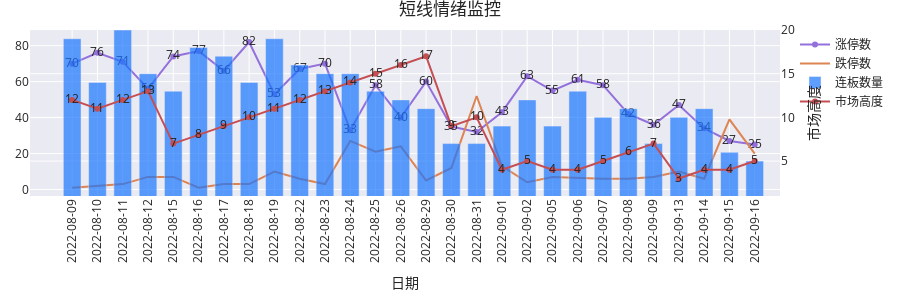

The cell this chart's notebook holds for it:
### Code cell
from datetime import datetime
import pandas as pd
import plotly.graph_objects as go
from sqlalchemy import create_engine, text

import akshare as ak

dt_rng = pd.date_range(start='2022-08-01',end='2022-09-30',freq='D')
dt_df = dt_rng.to_frame()
dt_df.rename({0:'日期'},axis=1,inplace=True)


dt_dt = ak.tool_trade_date_hist_sina()
dt_dt['日期'] = dt_dt['trade_date'].astype('datetime64')
ds = dt_dt.loc[(dt_dt['日期']>=datetime.strptime('2022-08-09','%Y-%m-%d')) & (dt_dt['日期']<=datetime.strptime('2022-09-30','%Y-%m-%d'))]
ds.set_index('日期',inplace=True)
dd = ds.resample('D').max().reset_index()
df_res = dd.loc[(dd.trade_date.isna())]
[datetime.strftime(d,'%Y-%m-%d') for d in df_res['日期']]
ddf = ds.reset_index()
engine = create_engine('mysql+pymysql://root:123456789@localhost:3306/mysql?charset=utf8')

sql_zts = 'select 日期,count(*) as 涨停数 from stocks_limitup_history GROUP BY 日期 order by 日期'
sql_dts = 'select 日期,count(*) as 跌停数 from stocks_limitup_history_dtgc GROUP BY 日期 order by 日期'
sql_scgd = 'select 日期, max(连板数) as 市场高度 from stocks_limitup_history GROUP BY 日期 order by 日期'
sql_lbs = 'select 日期 ,count(*) as 连板数量 from stocks_limitup_history where 连板数>1 GROUP BY 日期 order by 日期'

df_zts = pd.read_sql(sql_zts,engine)[-28:]
df_dts = pd.read_sql(sql_dts,engine)[-27:]
df_scgd= pd.read_sql(sql_scgd,engine)[-28:]
df_lbs = pd.read_sql(sql_lbs,engine)[-28:]

data = [
    go.Scatter(x=df_zts.日期, y=df_zts.涨停数, mode='markers+lines+text', name = '涨停数',text=df_zts.涨停数,marker_color='MediumPurple')
    ,go.Scatter(x=df_dts.日期, y=df_dts.跌停数, mode='lines', name = '跌停数')
    ,go.Bar(x=df_lbs.日期, y=df_lbs.连板数量, name = '连板数量', yaxis="y2",opacity=0.7,marker_color='rgb(26, 118, 255)')
    ,go.Scatter(x=df_scgd.日期, y=df_scgd.市场高度, mode='markers+lines+text',text=df_scgd.市场高度, name = '市场高度',yaxis='y2')
    ]   
layout = go.Layout(yaxis2=dict(title='市场高度',range=[1,20],
side='right',overlaying='y'),template='seaborn',width=900,height=300,
    margin={
           "r": 30,
           "t": 30,
           "b": 30,
           "l": 30,
       })
dt_vals = [datetime.strftime(d,'%Y-%m-%d') for d in ddf['日期']]
dt_breaks = [datetime.strftime(d,'%Y-%m-%d') for d in df_res['日期']]
fig = go.Figure(data=data,layout=layout)
fig.update_xaxes(title='日期',tickmode='array',tickvals=dt_vals,ticktext=dt_vals,rangebreaks=[dict(values=dt_breaks)])
fig.update_layout(xaxis_tickangle=-90,title_text='短线情绪监控',bargap=0.3)
fig.show()

### Figure 1 — Plotly figure (JSON) as saved in the notebook; plotly's stock layout.template omitted (floating-point values rounded to 4 significant figures)
{"data": [{"marker": {"color": "MediumPurple"}, "mode": "markers+lines+text", "name": "涨停数", "text": [70, 76, 71, 56, 74, 77, 66, 82, 53, 67, 70, 33, 58, 40, 60, 35, 32, 43, 63, 55, 61, 58, 42, 36, 47, 34, 27, 25], "type": "scatter", "x": ["2022-08-09T00:00:00", "2022-08-10T00:00:00", "2022-08-11T00:00:00", "2022-08-12T00:00:00", "2022-08-15T00:00:00", "2022-08-16T00:00:00", "2022-08-17T00:00:00", "2022-08-18T00:00:00", "2022-08-19T00:00:00", "2022-08-22T00:00:00", "2022-08-23T00:00:00", "2022-08-24T00:00:00", "2022-08-25T00:00:00", "2022-08-26T00:00:00", "2022-08-29T00:00:00", "2022-08-30T00:00:00", "2022-08-31T00:00:00", "2022-09-01T00:00:00", "2022-09-02T00:00:00", "2022-09-05T00:00:00", "2022-09-06T00:00:00", "2022-09-07T00:00:00", "2022-09-08T00:00:00", "2022-09-09T00:00:00", "2022-09-13T00:00:00", "2022-09-14T00:00:00", "2022-09-15T00:00:00", "2022-09-16T00:00:00"], "y": [70, 76, 71, 56, 74, 77, 66, 82, 53, 67, 70, 33, 58, 40, 60, 35, 32, 43, 63, 55, 61, 58, 42, 36, 47, 34, 27, 25]}, {"mode": "lines", "name": "跌停数", "type": "scatter", "x": ["2022-08-09T00:00:00", "2022-08-10T00:00:00", "2022-08-11T00:00:00", "2022-08-12T00:00:00", "2022-08-15T00:00:00", "2022-08-16T00:00:00", "2022-08-17T00:00:00", "2022-08-18T00:00:00", "2022-08-19T00:00:00", "2022-08-22T00:00:00", "2022-08-23T00:00:00", "2022-08-24T00:00:00", "2022-08-25T00:00:00", "2022-08-26T00:00:00", "2022-08-29T00:00:00", "2022-08-30T00:00:00", "2022-08-31T00:00:00", "2022-09-01T00:00:00", "2022-09-02T00:00:00", "2022-09-05T00:00:00", "2022-09-07T00:00:00", "2022-09-08T00:00:00", "2022-09-09T00:00:00", "2022-09-13T00:00:00", "2022-09-14T00:00:00", "2022-09-15T00:00:00", "2022-09-16T00:00:00"], "y": [1, 2, 3, 7, 7, 1, 3, 3, 10, 6, 3, 27, 21, 24, 5, 12, 52, 13, 4, 7, 6, 6, 7, 10, 6, 39, 20]}, {"marker": {"color": "rgb(26, 118, 255)"}, "name": "连板数量", "opacity": 0.7, "type": "bar", "x": ["2022-08-09T00:00:00", "2022-08-10T00:00:00", "2022-08-11T00:00:00", "2022-08-12T00:00:00", "2022-08-15T00:00:00", "2022-08-16T00:00:00", "2022-08-17T00:00:00", "2022-08-18T00:00:00", "2022-08-19T00:00:00", "2022-08-22T00:00:00", "2022-08-23T00:00:00", "2022-08-24T00:00:00", "2022-08-25T00:00:00", "2022-08-26T00:00:00", "2022-08-29T00:00:00", "2022-08-30T00:00:00", "2022-08-31T00:00:00", "2022-09-01T00:00:00", "2022-09-02T00:00:00", "2022-09-05T00:00:00", "2022-09-06T00:00:00", "2022-09-07T00:00:00", "2022-09-08T00:00:00", "2022-09-09T00:00:00", "2022-09-13T00:00:00", "2022-09-14T00:00:00", "2022-09-15T00:00:00", "2022-09-16T00:00:00"], "y": [19, 14, 20, 15, 13, 18, 17, 14, 19, 16, 15, 15, 13, 12, 11, 7, 7, 9, 12, 9, 13, 10, 11, 7, 10, 11, 6, 5], "yaxis": "y2"}, {"mode": "markers+lines+text", "name": "市场高度", "text": [12, 11, 12, 13, 7, 8, 9, 10, 11, 12, 13, 14, 15, 16, 17, 9, 10, 4, 5, 4, 4, 5, 6, 7, 3, 4, 4, 5], "type": "scatter", "x": ["2022-08-09T00:00:00", "2022-08-10T00:00:00", "2022-08-11T00:00:00", "2022-08-12T00:00:00", "2022-08-15T00:00:00", "2022-08-16T00:00:00", "2022-08-17T00:00:00", "2022-08-18T00:00:00", "2022-08-19T00:00:00", "2022-08-22T00:00:00", "2022-08-23T00:00:00", "2022-08-24T00:00:00", "2022-08-25T00:00:00", "2022-08-26T00:00:00", "2022-08-29T00:00:00", "2022-08-30T00:00:00", "2022-08-31T00:00:00", "2022-09-01T00:00:00", "2022-09-02T00:00:00", "2022-09-05T00:00:00", "2022-09-06T00:00:00", "2022-09-07T00:00:00", "2022-09-08T00:00:00", "2022-09-09T00:00:00", "2022-09-13T00:00:00", "2022-09-14T00:00:00", "2022-09-15T00:00:00", "2022-09-16T00:00:00"], "y": [12, 11, 12, 13, 7, 8, 9, 10, 11, 12, 13, 14, 15, 16, 17, 9, 10, 4, 5, 4, 4, 5, 6, 7, 3, 4, 4, 5], "yaxis": "y2"}], "layout": {"bargap": 0.3, "height": 300, "margin": {"b": 30, "l": 30, "r": 30, "t": 30}, "title": {"text": "短线情绪监控"}, "width": 900, "xaxis": {"rangebreaks": [{"values": ["2022-08-13", "2022-08-14", "2022-08-20", "2022-08-21", "2022-08-27", "2022-08-28", "2022-09-03", "2022-09-04", "2022-09-10", "2022-09-11", "2022-09-12", "2022-09-17", "2022-09-18", "2022-09-24", "2022-09-25"]}], "tickangle": -90, "tickmode": "array", "ticktext": ["2022-08-09", "2022-08-10", "2022-08-11", "2022-08-12", "2022-08-15", "2022-08-16", "2022-08-17", "2022-08-18", "2022-08-19", "2022-08-22", "2022-08-23", "2022-08-24", "2022-08-25", "2022-08-26", "2022-08-29", "2022-08-30", "2022-08-31", "2022-09-01", "2022-09-02", "2022-09-05", "2022-09-06", "2022-09-07", "2022-09-08", "2022-09-09", "2022-09-13", "2022-09-14", "2022-09-15", "2022-09-16", "2022-09-19", "2022-09-20", "2022-09-21", "2022-09-22", "2022-09-23", "2022-09-26", "2022-09-27", "2022-09-28", "2022-09-29", "2022-09-30"], "tickvals": ["2022-08-09", "2022-08-10", "2022-08-11", "2022-08-12", "2022-08-15", "2022-08-16", "2022-08-17", "2022-08-18", "2022-08-19", "2022-08-22", "2022-08-23", "2022-08-24", "2022-08-25", "2022-08-26", "2022-08-29", "2022-08-30", "2022-08-31", "2022-09-01", "2022-09-02", "2022-09-05", "2022-09-06", "2022-09-07", "2022-09-08", "2022-09-09", "2022-09-13", "2022-09-14", "2022-09-15", "2022-09-16", "2022-09-19", "2022-09-20", "2022-09-21", "2022-09-22", "2022-09-23", "2022-09-26", "2022-09-27", "2022-09-28", "2022-09-29", "2022-09-30"], "title": {"text": "日期"}}, "yaxis2": {"overlaying": "y", "range": [1, 20], "side": "right", "title": {"text": "市场高度"}}}}
